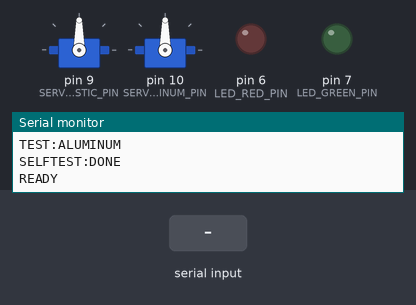
Bench run of a sketch on a simulated Arduino Nano, built with avr-gcc and run on an emulated ATmega328P. Shown: 2 × servo, output pins drawn as LEDs (lit = HIGH), the last lines printed to the serial monitor. Inputs (shaded band) come from the test bench.

Above: at 4.5 s.
4.6 s: "O" received over Serial
At 4.85 s:
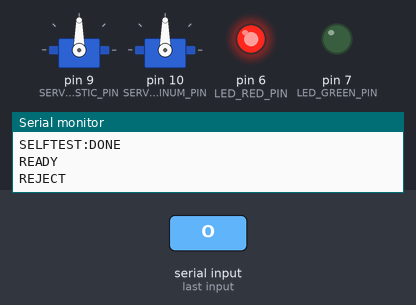
6.6 s: "T" received over Serial
At 7.0 s:
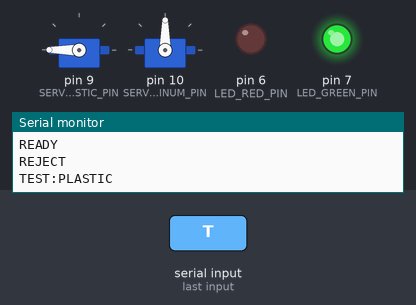
9.6 s: "P" received over Serial
At 14.75 s:
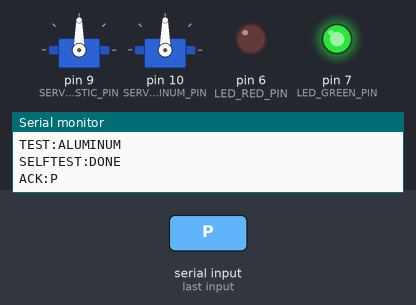
Timing chart, 0 to 16.4 s (numbered marks = the images above; inputs shaded):
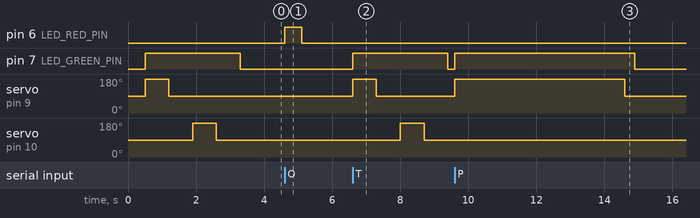

The sketch:

recycling_machine.ino
```cpp
/*
  Keep It Green — Arduino Compartment Controller  (Arduino NANO + 2× SG90)
  ========================================================================
  Receives one-byte commands from the laptop (machine.py) over USB serial and
  opens the matching compartment with an SG90 micro-servo:

      'P' -> Plastic compartment   (Servo 1, pin D9)
      'A' -> Aluminum compartment  (Servo 2, pin D10)
      'O' -> Rejected item         (red LED blink, no compartment)   [optional]
      'T' -> Self-test both gates  (use the serial tester to verify wiring)

  ---------------------------------------------------------------------------
  WIRING  (Arduino Nano)                     SG90 servo leads
  ---------------------------------------------------------------------------
    Plastic servo  signal (orange) -> D9        orange/yellow = SIGNAL
    Aluminum servo signal (orange) -> D10       red           = +5V
    Green LED (+ 220R) ------------ -> D7        brown/black   = GND
    Red   LED (+ 220R) ------------ -> D6
    Both servos  +5V (red) -------- -> 5V *          * SEE POWER NOTE
    Both servos  GND (brown) ------ -> GND
    LED cathodes ------------------ -> GND

  POWER NOTE (important for 2× SG90):
    One SG90 can draw ~100-250 mA, and >400 mA at stall. Two of them may exceed
    what the Nano's onboard 5V/USB can supply, causing brown-outs / random resets.
    For reliable operation power the servos from a SEPARATE 5V supply (e.g. a
    5V 2A adapter or a UBEC) and join the grounds:  servo +5V -> external 5V,
    servo GND -> external GND AND Nano GND (COMMON GROUND is required).
    For a quick bench test one servo at a time off the Nano 5V is usually fine.

  Design notes:
    - NON-BLOCKING: a millis() state machine runs the open/close cycle so the
      board keeps reading serial and never misses a command (no delay() stalls).
    - Servos DETACH after closing to stop holding-torque jitter/buzzing/heat.
    - On boot it runs a SELF-TEST (both gates open+close) so you can confirm the
      wiring works with NO laptop connected.  Set BOOT_SELFTEST=false to skip.
    - Sends ACKs back to the laptop: "READY", "ACK:P", "DONE:P", "REJECT".
    - Baud 9600 — must match machine.py BAUD_RATE.
*/

#include <Servo.h>

// ─── Pin config  (change here if you wire to different pins) ──────────────────
const int SERVO_PLASTIC_PIN  = 9;
const int SERVO_ALUMINUM_PIN = 10;
const int LED_GREEN_PIN      = 7;   // lights while a compartment is open (optional)
const int LED_RED_PIN        = 6;   // blinks on a rejected item          (optional)

// ─── Servo angles / timing  (tune for your gate mechanism) ───────────────────
const int           CLOSE_ANGLE = 90;      // gate shut
const int           OPEN_ANGLE  = 180;     // gate open (SG90 range is 0..180)
const unsigned long OPEN_MS     = 5000;   // how long the compartment stays open
const unsigned long REJECT_MS   = 500;    // red LED blink duration
const bool          BOOT_SELFTEST = true; // sweep both gates once on power-up

Servo servoPlastic;
Servo servoAluminum;

// ─── Non-blocking state machine ───────────────────────────────────────────────
enum State { IDLE, OPENING, REJECTING };
State         state       = IDLE;
unsigned long stateStart  = 0;
Servo*        activeServo = nullptr;
char          activeCmd   = 0;


// Blocking open+close of one gate — used only by the self-test / 'T' command.
void testGate(Servo &servo, int pin, const char *name) {
  Serial.print("TEST:"); Serial.println(name);
  servo.attach(pin);
  servo.write(OPEN_ANGLE);  delay(700);
  servo.write(CLOSE_ANGLE); delay(700);
  servo.detach();
}

void selfTest() {
  digitalWrite(LED_GREEN_PIN, HIGH);
  testGate(servoPlastic,  SERVO_PLASTIC_PIN,  "PLASTIC");
  testGate(servoAluminum, SERVO_ALUMINUM_PIN, "ALUMINUM");
  digitalWrite(LED_GREEN_PIN, LOW);
  Serial.println("SELFTEST:DONE");
}


void setup() {
  Serial.begin(9600);
  pinMode(LED_GREEN_PIN, OUTPUT);
  pinMode(LED_RED_PIN,   OUTPUT);

  // Set both gates to the closed position, then detach to stop jitter.
  servoPlastic.attach(SERVO_PLASTIC_PIN);
  servoAluminum.attach(SERVO_ALUMINUM_PIN);
  servoPlastic.write(CLOSE_ANGLE);
  servoAluminum.write(CLOSE_ANGLE);
  delay(500);
  servoPlastic.detach();
  servoAluminum.detach();

  if (BOOT_SELFTEST) selfTest();   // move both gates so you can verify wiring
  Serial.println("READY");
}


// Begin opening a compartment (returns immediately — non-blocking).
void beginOpen(Servo &servo, int pin, char cmd) {
  activeServo = &servo;
  activeCmd   = cmd;
  servo.attach(pin);
  servo.write(OPEN_ANGLE);
  digitalWrite(LED_GREEN_PIN, HIGH);
  state      = OPENING;
  stateStart = millis();
  Serial.print("ACK:"); Serial.println(cmd);
}

void beginReject() {
  digitalWrite(LED_RED_PIN, HIGH);
  state      = REJECTING;
  stateStart = millis();
  Serial.println("REJECT");
}

void handleSerial() {
  if (Serial.available() <= 0) return;
  char cmd = (char)Serial.read();

  if (cmd == 'T') { selfTest(); return; }   // manual test (allowed any time)
  if (state != IDLE) return;                // ignore P/A/O mid-cycle

  if      (cmd == 'P') beginOpen(servoPlastic,  SERVO_PLASTIC_PIN,  'P');
  else if (cmd == 'A') beginOpen(servoAluminum, SERVO_ALUMINUM_PIN, 'A');
  else if (cmd == 'O') beginReject();
}

void updateState() {
  unsigned long now = millis();
  if (state == OPENING && now - stateStart >= OPEN_MS) {
    activeServo->write(CLOSE_ANGLE);
    delay(300);                 // brief settle before detaching
    activeServo->detach();      // stop holding torque -> no jitter
    digitalWrite(LED_GREEN_PIN, LOW);
    Serial.print("DONE:"); Serial.println(activeCmd);
    state = IDLE;
    activeServo = nullptr;
  }
  else if (state == REJECTING && now - stateStart >= REJECT_MS) {
    digitalWrite(LED_RED_PIN, LOW);
    state = IDLE;
  }
}

void loop() {
  handleSerial();   // read commands (never blocked)
  updateState();    // advance the open/close cycle
}
```

Measured:
- after the input at 4.6 s, pin 6 (LED_RED_PIN): LOW → HIGH at once, → LOW 0.50 s later
- after the input at 6.6 s, pin 7 (LED_GREEN_PIN): LOW → HIGH at once, → LOW 2.8 s later; servo on pin 9 (SERVO_PLASTIC_PIN): 90° → 180° at once, → 90° 0.70 s later; servo on pin 10 (SERVO_ALUMINUM_PIN): 90° → 180° after 1.4 s, → 90° 0.70 s later
- after the input at 9.6 s, pin 7 (LED_GREEN_PIN): LOW → HIGH at once, → LOW 5.3 s later; servo on pin 9 (SERVO_PLASTIC_PIN): 90° → 180° at once, → 90° 5.0 s later
